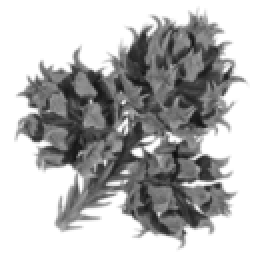
#> input picture tests/data/Cryptomeria_japonica-0128.tif, 128 x 128 px, found by its file name (shown 2 times larger)
$ jupyter execute --allow-errors demo_ptycho.ipynb   (shell and % lines are left out)
#> lines starting #> are read from the running program, lines starting #| are printed output that depends on the picture
### tike/ptycho.py
#!/usr/bin/env python
# -*- coding: utf-8 -*-

# #########################################################################
# Copyright (c) 2018, UChicago Argonne, LLC. All rights reserved.    #
#                                                                         #
# Copyright 2018. UChicago Argonne, LLC. This software was produced       #
# under U.S. Government contract DE-AC02-06CH11357 for Argonne National   #
# Laboratory (ANL), which is operated by UChicago Argonne, LLC for the    #
# U.S. Department of Energy. The U.S. Government has rights to use,       #
# reproduce, and distribute this software.  NEITHER THE GOVERNMENT NOR    #
# UChicago Argonne, LLC MAKES ANY WARRANTY, EXPRESS OR IMPLIED, OR        #
# ASSUMES ANY LIABILITY FOR THE USE OF THIS SOFTWARE.  If software is     #
# modified to produce derivative works, such modified software should     #
# be clearly marked, so as not to confuse it with the version available   #
# from ANL.                                                               #
#                                                                         #
# Additionally, redistribution and use in source and binary forms, with   #
# or without modification, are permitted provided that the following      #
# conditions are met:                                                     #
#                                                                         #
#     * Redistributions of source code must retain the above copyright    #
#       notice, this list of conditions and the following disclaimer.     #
#                                                                         #
#     * Redistributions in binary form must reproduce the above copyright #
#       notice, this list of conditions and the following disclaimer in   #
#       the documentation and/or other materials provided with the        #
#       distribution.                                                     #
#                                                                         #
#     * Neither the name of UChicago Argonne, LLC, Argonne National       #
#       Laboratory, ANL, the U.S. Government, nor the names of its        #
#       contributors may be used to endorse or promote products derived   #
#       from this software without specific prior written permission.     #
#                                                                         #
# THIS SOFTWARE IS PROVIDED BY UChicago Argonne, LLC AND CONTRIBUTORS     #
# "AS IS" AND ANY EXPRESS OR IMPLIED WARRANTIES, INCLUDING, BUT NOT       #
# LIMITED TO, THE IMPLIED WARRANTIES OF MERCHANTABILITY AND FITNESS       #
# FOR A PARTICULAR PURPOSE ARE DISCLAIMED. IN NO EVENT SHALL UChicago     #
# Argonne, LLC OR CONTRIBUTORS BE LIABLE FOR ANY DIRECT, INDIRECT,        #
# INCIDENTAL, SPECIAL, EXEMPLARY, OR CONSEQUENTIAL DAMAGES (INCLUDING,    #
# BUT NOT LIMITED TO, PROCUREMENT OF SUBSTITUTE GOODS OR SERVICES;        #
# LOSS OF USE, DATA, OR PROFITS; OR BUSINESS INTERRUPTION) HOWEVER        #
# CAUSED AND ON ANY THEORY OF LIABILITY, WHETHER IN CONTRACT, STRICT      #
# LIABILITY, OR TORT (INCLUDING NEGLIGENCE OR OTHERWISE) ARISING IN       #
# ANY WAY OUT OF THE USE OF THIS SOFTWARE, EVEN IF ADVISED OF THE         #
# POSSIBILITY OF SUCH DAMAGE.                                             #
# #########################################################################

"""Solve the phase-retrieval problem.

Coordinate Systems
==================
`v, h` are the horizontal and vertical directions perpendicular
to the probe direction where positive directions are to the right and up.

Functions
=========
Each function in this module should have the following interface:

Parameters
----------
data : (M, V, H) :py:class:`numpy.array` float
    An array of detector intensities for each of the `M` probes. The
    grid of each detector is `H` pixels wide (the horizontal
    direction) and `V` pixels tall (the vertical direction).
probe : (V, H) :py:class:`numpy.array` complex
    The single illumination function of the `M` probes.
psi : (T, V, H) :py:class:`numpy.array` complex
    The object transmission function for each of the `T` views.
foo_corner : (2, ) float [p]
    The min corner (v, h) of `foo` in the global coordinate system. `foo`
    could be `data`, `psi`, etc.
kwargs
    Keyword arguments specific to this function. `**kwargs` should always be
    included so that extra parameters are ignored instead of raising an error.

"""
from __future__ import (absolute_import, division, print_function,
                        unicode_literals)

import numpy as np
import logging
import scipy.ndimage.interpolation as sni

import matplotlib.pyplot as plt

__author__ = "Doga Gursoy, Daniel Ching"
__copyright__ = "Copyright (c) 2018, UChicago Argonne, LLC."
__docformat__ = 'restructuredtext en'
__all__ = ["reconstruct",
           "simulate",
           ]


logging.basicConfig(level=logging.INFO)
logger = logging.getLogger(__name__)


# [32 lines left out: functions _ptycho_interface, locate_pad, not called in this run]


def gaussian(size, rin=0.8, rout=1.0):
    """Return a complex gaussian probe distribution.

    Illumination probe represented on a 2D regular grid.

    A finite-extent circular shaped probe is represented as
    a complex wave. The intensity of the probe is maximum at
    the center and damps to zero at the borders of the frame.

    Parameters
    ----------
    size : int
        The side length of the distribution
    rin : float [0, 1) < rout
        The inner radius of the distribution where the dampening of the
        intensity will start.
    rout : float (0, 1] > rin
        The outer radius of the distribution where the intensity will reach
        zero.

    """
    r, c = np.mgrid[:size, :size] + 0.5
    rs = np.sqrt((r - size/2)**2 + (c - size/2)**2)
    rmax = np.sqrt(2) * 0.5 * rout * rs.max() + 1.0
    rmin = np.sqrt(2) * 0.5 * rin * rs.max()
    img = np.zeros((size, size), dtype='float32')
    img[rs < rmin] = 1.0
    img[rs > rmax] = 0.0
    zone = np.logical_and(rs > rmin, rs < rmax)
    img[zone] = np.divide(rmax - rs[zone], rmax - rmin)
    return img


# [400 lines left out: functions fast_pad, shift_coords, combine_grids, uncombine_grids, gradlagrangian, lagrangian and 5 more, not called in this run]

### docs/demo_ptycho.ipynb
[cell 1]
import numpy as np
import matplotlib.pyplot as plt
import tike.ptycho
import importlib

#> (a cell that did not finish here is left out)

[cell 3]
def plot_complex(img):
    plt.figure()
    plt.subplot(1,2,1)
    plt.imshow(np.abs(img))
    plt.subplot(1,2,2)
    plt.imshow(np.angle(img))
    plt.show()
    print(np.min(img), np.max(img))

# Create test data

Make a test data for pytchography reconstruction at one projection angle.

### Define the object

Normalize input uint8 images to the `[0, 1]` and `[0, pi]` ranges.

[cell 4]
amplitude = plt.imread("./Cryptomeria_japonica-0128.tif") / 255
#> amplitude: shape (128, 128) float64; min 0.0471, max 1, mean 0.708
#> (the rest of this cell did not finish here and is left out)

[cell 5]
M = 32
#> M = 32
#> (the rest of this cell did not finish here and is left out)

### Define the probe

[cell 6]
pw = 15 # probe width
weights = tike.ptycho.gaussian(pw, rin=0.8, rout=1.0)
probe = weights * np.exp(1j * weights * 0.2)
plot_complex(probe)
#> in plot_complex, `plt.show()`:
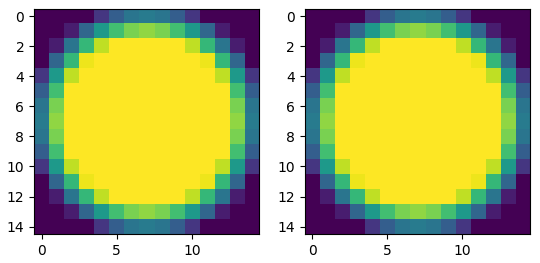
#> figure drawn by matplotlib, 2 panels

### Define the trajectory

[cell 7]
theta, h, v = np.meshgrid(np.arange(M),
                          np.arange(0, amplitude.shape[0]-pw, 6),
                          np.arange(0, amplitude.shape[0]-pw, 6),
                          )
theta = theta.flatten().astype(int)
h = h.flatten().astype(int)
#> h = 11552 values from 0 to 108
v = v.flatten().astype(int)
v
